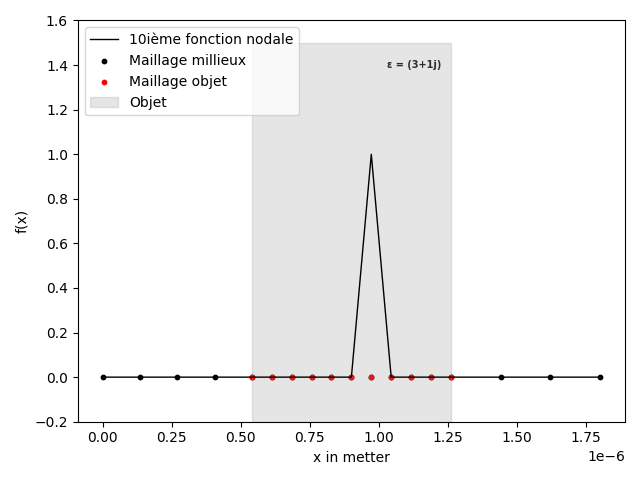

Python code for this plot:
####libraries####

import numpy as np
import matplotlib.pyplot as plt
import math

### DebugGing tool ###

# import sys

# if not sys.warnoptions:  #Raise warnings as error
#     import warnings
#     warnings.simplefilter("error")

####initialisation variables####
    
lambda0=700*10**(-9)
theta=0
a=1
L=1.8*10**(-6)

n=5 #noeuds par longueur d'onde (100 pour avoir pas de soucis)

epsm=1 #coef mu et epsilon
epsd=3+1j
mud=1
nm=1
nd=np.sqrt(epsd)
lambdad=lambda0/nd


k0=2*np.pi/lambda0
k=(k0*np.cos(theta),k0*np.sin(theta))
kd=k0*nd


#Initialisation de la géométrie de l'objet et du maillage

m1=0.3*L
m2=0.7*L

maillage = np.concatenate((np.linspace(0, m1, math.ceil(m1/(lambda0/n)),endpoint=False), np.linspace(m1, m2, math.ceil((m2-m1)/(lambdad/n)),endpoint=False), np.linspace(m2, L, math.ceil((L-m2)/(lambda0/n)),endpoint=True)))


ab=np.where(maillage==m1)[0][0] #indice (python) des interfaces
bc=np.where(maillage==m2)[0][0]
N=np.size(maillage)-1
grid = np.zeros(N+1)
grid[ab:bc+1]=1



#Calcul du champ initial

def fi(X):
    return a*np.exp(k0*X*1j)

def fiPrime(X):
    return a*k0*np.exp(X*k0*1j)*1j

def fiseconde(X):
    return -a*k0**2*np.exp(X*k0*1j)



def epsilon(X):
    
    return np.where((X>=m1) & (X<=m2),epsd,epsm)

def mu(X):
    
    return np.where((X>=m1) & (X<=m2),mud,1)


def Epsilon(X):
    
    if X >= m1 and X <= m2:
        return epsd
    else:
        return epsm

def Mu(X):
    
    if X>= m1 and X <= m2:
        return mud
    else:
        return 1



#Fonction de base nodale

def Node(X,i):  #fonction continue
    try:
        if i == 0: raise IndexError
        X=np.where((X>=maillage[i-1]) & (X<=maillage[i+1]),X,0)
        X= np.where((X>=maillage[i-1]) & (X<= maillage[i]),(X-maillage[i-1])/(maillage[i]-maillage[i-1]),X)
        return np.where((X>maillage[i]) & (X<=maillage[i+1]),(maillage[i+1]-X)/(maillage[i+1]-maillage[i]),X)
    except:
        try:
            return np.where(X<=maillage[i+1],(maillage[i+1]-X)/(maillage[i+1]-maillage[i]),0)
        except:
            return np.where(X>=maillage[i-1] ,(X-maillage[i-1])/(maillage[i]-maillage[i-1]),0)
            
        
def NodePrime(X,i):  #fonction continue
     
    try: 
        if i == 0: raise IndexError
        X=np.where((X>=maillage[i-1]) & (X<=maillage[i+1]),X,0)
        X= np.where((X>maillage[i-1]) & (X< maillage[i]),1/(maillage[i]-maillage[i-1]),X)
        return np.where((X>maillage[i]) & (X<=maillage[i+1]),-1/(maillage[i+1]-maillage[i]),X)
    
    except:
        print('cc')
        try:
            return np.where(X<=maillage[i+1],-1/(maillage[i+1]-maillage[i]),0)
        
        except:
            print('cc')
            return np.where(X>maillage[i-1],1/(maillage[i]-maillage[i-1]),0)



#Calcule de la fonction S

def S(x):
    return (1-1/Mu(x))*fiseconde(x)+k0**2*(epsm-Epsilon(x))*fi(x)





A=np.where(grid==1)[0][0]
B=np.where(grid==1)[0][-1]

plt.plot(maillage,Node(maillage,10),linewidth=1,color='black',label='10ième fonction nodale')
plt.scatter(maillage,[0]*np.size(maillage),color='black',s=10,label='Maillage millieux')
plt.scatter(maillage[A:B+1],[0]*np.size(np.where(grid==1)),color='red',s=10,label='Maillage objet')
plt.ylim(-0.2,1.6)
c=1.5
square_x = [m1, m1, m2, m2]
square_y = [-c, c, c, -c] 
plt.fill(square_x, square_y, color="grey", alpha=0.2,label="Objet")
plt.text(m2-(m2-m1) / 20, 0.95*c , f'ε = {epsd}', horizontalalignment='right', verticalalignment='top', fontsize=7, color='black',weight='bold',alpha=0.8)    
plt.xlabel('x in metter')
plt.ylabel('f(x)')
plt.legend(loc='upper left')
plt.tight_layout()
plt.show()
